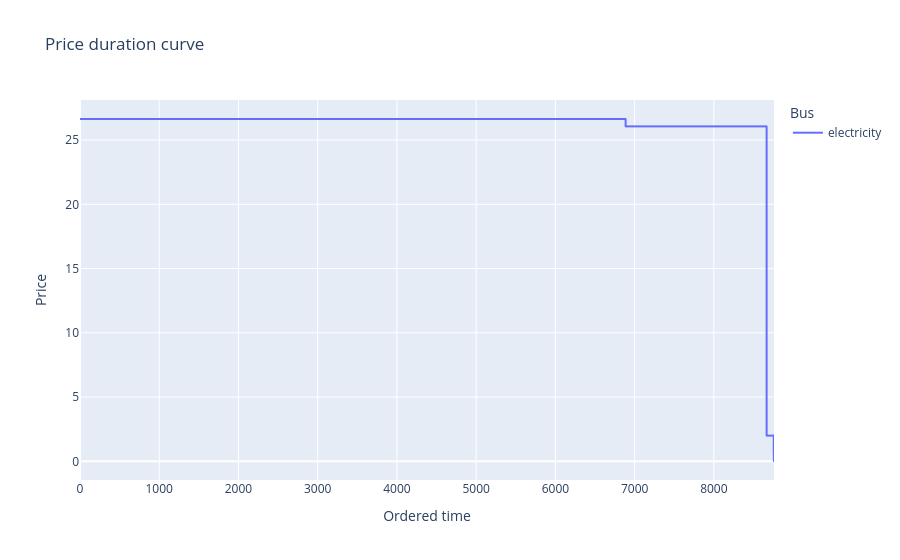

The notebook cell this image was saved under:
### Code cell
# The same prices as above, but visualised as a 'duration curve'
pdc = n.buses_t.marginal_price['electricity'].loc['2019-01-01':'2019-12-31'].sort_values(ascending=False).reset_index(drop=True)

fig = px.line(
    pdc,
    title="Price duration curve",
    labels={
        "index": "Ordered time",
        "value": "Price",
        "variable": "Bus"
    }
)
fig.show()

### Figure 1 — Plotly figure (JSON) as saved in the notebook; plotly's stock layout.template omitted (floating-point values rounded to 4 significant figures; data arrays with more than 128 entries replaced by an {"elided": "..."} marker saying what was removed)
{"data": [{"hovertemplate": "Bus=electricity<br>Ordered time=%{x}<br>Price=%{y}<extra></extra>", "legendgroup": "electricity", "line": {"color": "#636efa", "dash": "solid"}, "marker": {"symbol": "circle"}, "mode": "lines", "name": "electricity", "showlegend": true, "type": "scattergl", "x": {"elided": "8760 int values"}, "xaxis": "x", "y": {"elided": "8760 float values"}, "yaxis": "y"}], "layout": {"legend": {"title": {"text": "Bus"}, "tracegroupgap": 0}, "title": {"text": "Price duration curve"}, "xaxis": {"anchor": "y", "domain": [0, 1], "title": {"text": "Ordered time"}}, "yaxis": {"anchor": "x", "domain": [0, 1], "title": {"text": "Price"}}}}
